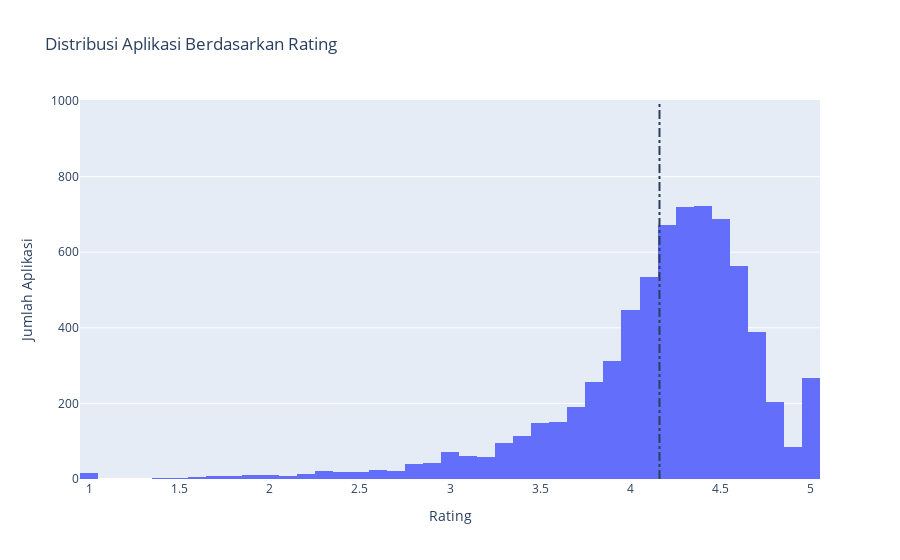

Notebook cell for this chart:
### Markdown cell above
## 4. Analisis Distribusi Rating Aplikasi
<p>Setelah melihat pangsa pasar untuk setiap kategori aplikasi, akan dilakukan analisis terkait rata-rata performa semua aplikasi. Rating aplikasi (dalam skala 1 sampai 5) berdampak pada discoverability, app conversion, dan brand image perusahaan secara keseluruhan. Dalam distribusi aplikasi, Rating menjadi salah satu KPI untuk menilai performa aplikasi tersebut.</p>
<p>Setelah dilakukan analisis, ditemukan bahwa rata-rata Rating di seluruh kategori aplikasi adalah <code>4.17</code>. Plot histogram miring ke kiri (left-skewed) menunjukkan bahwa sebagian besar aplikasi memiliki Rating tinggi dengan hanya beberapa pengecualian pada aplikasi dengan Rating rendah.</p>

### Code cell
avg_app_rating = np.mean(apps['Rating'])
print('Average app rating = ', avg_app_rating)

data = [go.Histogram(
        x = apps['Rating']
)]

layout = {'shapes': [{
              'type' :'line',
              'x0': avg_app_rating,
              'y0': 0,
              'x1': avg_app_rating,
              'y1': 1000,
              'line': { 'dash': 'dashdot'}
          }]
          }

layout.update({'title': 'Distribusi Aplikasi Berdasarkan Rating',
			   'xaxis': {'title': 'Rating'},
			   'yaxis': {'title': 'Jumlah Aplikasi'}})

plotly.offline.iplot({'data': data, 'layout': layout})

### Figure 1 — Plotly figure (JSON) as saved in the notebook; plotly's stock layout.template omitted (floating-point values rounded to 4 significant figures; data arrays with more than 128 entries replaced by an {"elided": "..."} marker saying what was removed)
{"data": [{"type": "histogram", "x": {"elided": "7021 float values"}}], "layout": {"shapes": [{"line": {"dash": "dashdot"}, "type": "line", "x0": 4.161, "x1": 4.161, "y0": 0, "y1": 1000}], "title": {"text": "Distribusi Aplikasi Berdasarkan Rating"}, "xaxis": {"title": {"text": "Rating"}}, "yaxis": {"title": {"text": "Jumlah Aplikasi"}}}}
